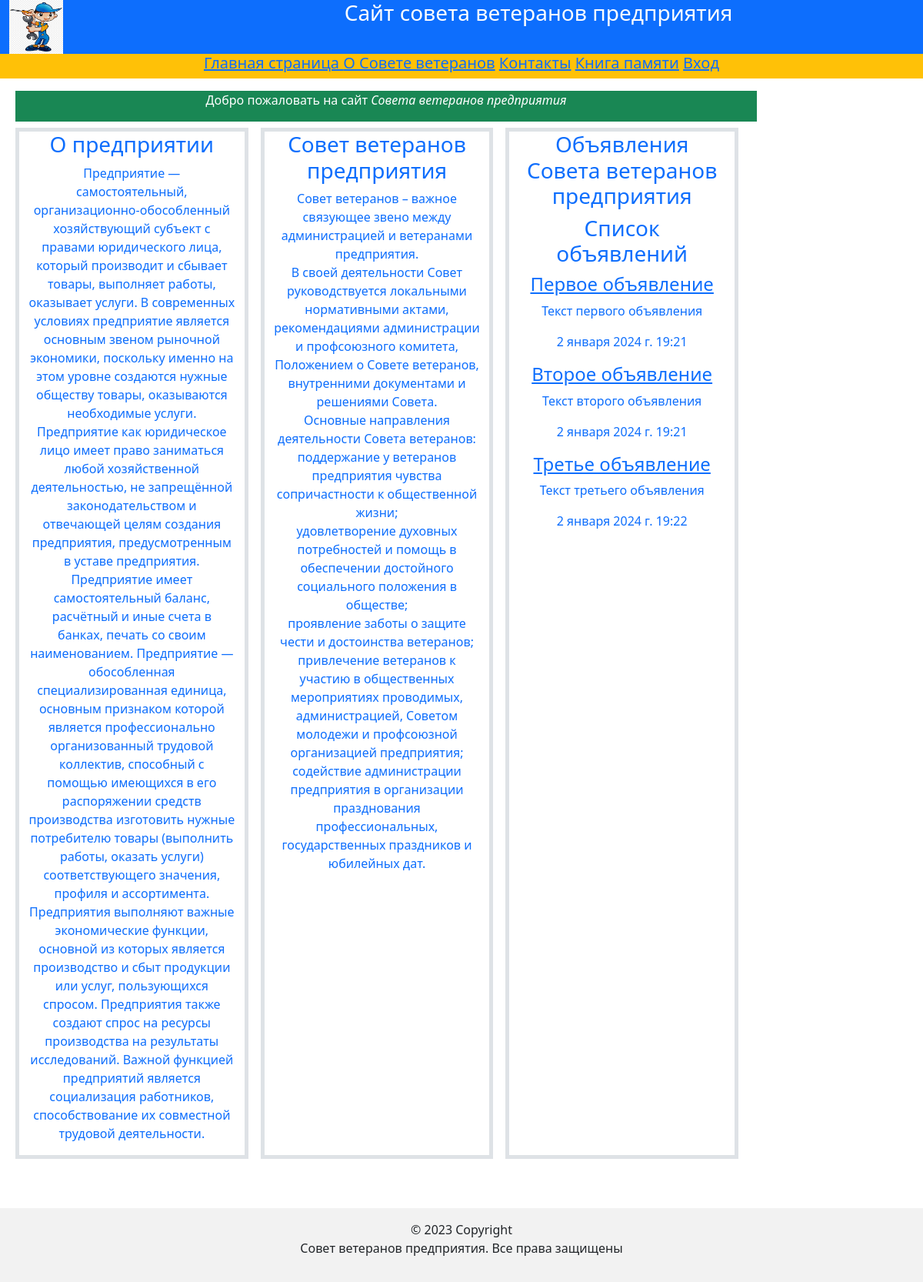
The page / on the database its author committed.
### veteranapp/models.py (models this page shows, shortened)
class Ad(models.Model):
    title = models.CharField(max_length=200)
    description = models.TextField()
    created_at = models.DateTimeField(auto_now_add=True)

### veteranapp/views.py (the view)
def index(request):
    text_head = ''
    remember = Remember.objects
    num_remember = Remember.objects.count()
    ads = Ad.objects.all()
    context = {'text_head': text_head,
               'remember': remember, 'num_remember': num_remember, 'ad_list': ads}
    return render(request, 'veteranapp/index.html', context)

### veteranapp/templates/veteranapp/index.html (shortened to what this page needs)
{% extends 'base.html' %}
{% block content %}
    <div class="container-fluid my-2">
        <div class="row bg-success text-white mx-2">
            <div class="col text-center">
                <p>Добро пожаловать на сайт <em>Совета ветеранов предприятия</em></p>
            </div>
        </div>
        <div class="container-fluid">
            <div class="row align-items-center">
                <div class="row my-2">
                    <div class="col mh-100 mx-2 ру-5 border border-5 bg-white text-primary"><h3>О предприятии</h3>
                    <p>Предприятие — самостоятельный, организационно-обособленный хозяйствующий субъект с правами юридического лица, который производит и сбывает товары, выполняет работы, оказывает услуги.
                    В современных условиях предприятие является основным звеном рыночной экономики, поскольку именно на этом уровне создаются нужные обществу товары, оказываются необходимые услуги.
                        Предприятие как юридическое лицо имеет право заниматься любой хозяйственной деятельностью, не запрещённой законодательством и отвечающей целям создания предприятия, предусмотренным в уставе предприятия.
                        Предприятие имеет самостоятельный баланс, расчётный и иные счета в банках, печать со своим наименованием.
                    Предприятие — обособленная специализированная единица, основным признаком которой является профессионально организованный трудовой коллектив,
                        способный с помощью имеющихся в его распоряжении средств производства изготовить нужные потребителю товары (выполнить работы, оказать услуги) соответствующего значения, профиля и ассортимента.
                        Предприятия выполняют важные экономические функции, основной из которых является производство и сбыт продукции или услуг, пользующихся спросом. Предприятия также создают спрос на ресурсы производства на результаты исследований.
                        Важной функцией предприятий является социализация работников, способствование их совместной трудовой деятельности.</p>
                    </div>
                    <div class="col h-auto mx-2 ру-5 border border-5 bg-white text-primary"><h3>Совет ветеранов предприятия</h3>
                    <p> Совет ветеранов – важное связующее звено между администрацией и ветеранами предприятия. <br>
                        В своей деятельности Совет руководствуется локальными нормативными актами, рекомендациями администрации и профсоюзного комитета, Положением о Совете ветеранов, внутренними документами и решениями Совета.<br>
                    Основные направления деятельности Совета ветеранов:<br>
                    поддержание у ветеранов предприятия чувства сопричастности к общественной жизни;<br>
                    удовлетворение духовных потребностей и помощь в обеспечении достойного социального положения в обществе;<br>
                    проявление заботы о защите чести и достоинства ветеранов;<br>
                    привлечение ветеранов к участию в общественных мероприятиях проводимых, администрацией, Советом молодежи и профсоюзной организацией предприятия;<br>
                    содействие администрации предприятия в организации празднования профессиональных, государственных праздников и юбилейных дат.<br>
                    </p>
                    </div>
                    <div class="col h-auto mx-2 ру-5 border border-5 bg-white text-primary"><h3>Объявления Совета ветеранов предприятия</h3>
                    <h3>Список объявлений</h3>
                    {% for ad in ad_list %}
                    <div class="text left">
                        <h4><a href="{{ ad.id }}"> {{ ad.title }}</a></h4>
                        <p>{{ ad.description }}</p>
                        <p>{{ ad.created_at }}</p>
                    </div>
                    {% endfor %}
                    </div>
                </div>
            </div>
        </div>
    </div>
{% endblock content %}

### rows shown on the page
Ad: title "Первое объявление", description "Текст первого объявления", created_at "2 января 2024 г. 19:21"
Ad: title "Второе объявление", description "Текст второго объявления", created_at "2 января 2024 г. 19:21"
Ad: title "Третье объявление", description "Текст третьего объявления", created_at "2 января 2024 г. 19:22"
